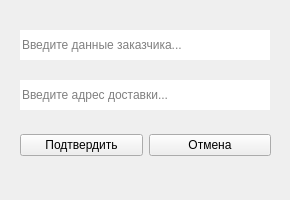
<?xml version="1.0" encoding="UTF-8"?>
<ui version="4.0">
 <class>Form</class>
 <widget class="QWidget" name="Form">
  <property name="geometry">
   <rect>
    <x>0</x>
    <y>0</y>
    <width>290</width>
    <height>200</height>
   </rect>
  </property>
  <property name="windowTitle">
   <string>Form</string>
  </property>
  <widget class="QLineEdit" name="lineEdit_client_2">
   <property name="geometry">
    <rect>
     <x>20</x>
     <y>30</y>
     <width>250</width>
     <height>30</height>
    </rect>
   </property>
   <property name="frame">
    <bool>false</bool>
   </property>
   <property name="placeholderText">
    <string>Введите данные заказчика...</string>
   </property>
  </widget>
  <widget class="QLineEdit" name="lineEdit_adress">
   <property name="geometry">
    <rect>
     <x>20</x>
     <y>80</y>
     <width>250</width>
     <height>30</height>
    </rect>
   </property>
   <property name="frame">
    <bool>false</bool>
   </property>
   <property name="placeholderText">
    <string>Введите адрес доставки...</string>
   </property>
  </widget>
  <widget class="QWidget" name="">
   <property name="geometry">
    <rect>
     <x>20</x>
     <y>130</y>
     <width>251</width>
     <height>31</height>
    </rect>
   </property>
   <layout class="QHBoxLayout" name="horizontalLayout">
    <item>
     <widget class="QPushButton" name="btn_ok">
      <property name="cursor">
       <cursorShape>PointingHandCursor</cursorShape>
      </property>
      <property name="text">
       <string>Подтвердить</string>
      </property>
     </widget>
    </item>
    <item>
     <widget class="QPushButton" name="btn_cancel">
      <property name="cursor">
       <cursorShape>PointingHandCursor</cursorShape>
      </property>
      <property name="text">
       <string>Отмена</string>
      </property>
     </widget>
    </item>
   </layout>
  </widget>
 </widget>
 <resources/>
 <connections/>
</ui>
